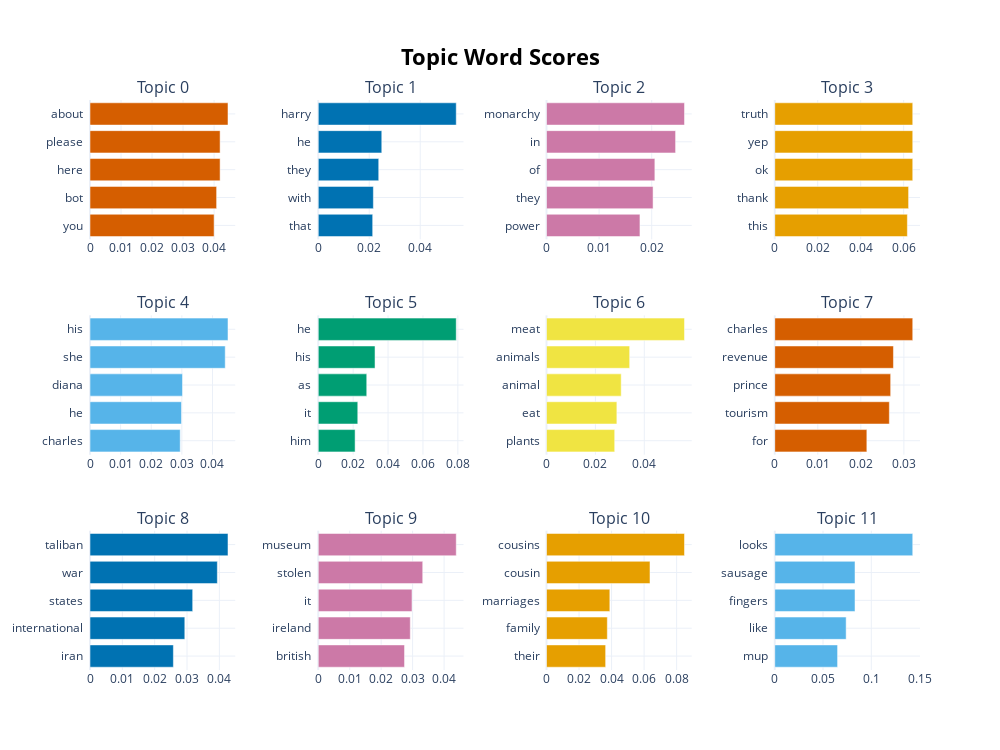

This figure's notebook cell:
### Markdown cell above
# visualizing words

### Code cell
BERTopic_model.visualize_barchart(top_n_topics=12)

### Figure 1 — Plotly figure (JSON) as saved in the notebook; plotly's stock layout.template omitted (floating-point values rounded to 4 significant figures)
{"data": [{"marker": {"color": "#D55E00"}, "orientation": "h", "type": "bar", "x": [0.04001, 0.04081, 0.04194, 0.04194, 0.04448], "xaxis": "x", "y": ["you  ", "bot  ", "here  ", "please  ", "about  "], "yaxis": "y"}, {"marker": {"color": "#0072B2"}, "orientation": "h", "type": "bar", "x": [0.02135, 0.02162, 0.02372, 0.02492, 0.05413], "xaxis": "x2", "y": ["that  ", "with  ", "they  ", "he  ", "harry  "], "yaxis": "y2"}, {"marker": {"color": "#CC79A7"}, "orientation": "h", "type": "bar", "x": [0.01776, 0.02026, 0.0206, 0.02454, 0.02623], "xaxis": "x3", "y": ["power  ", "they  ", "of  ", "in  ", "monarchy  "], "yaxis": "y3"}, {"marker": {"color": "#E69F00"}, "orientation": "h", "type": "bar", "x": [0.06173, 0.0623, 0.06423, 0.06423, 0.06423], "xaxis": "x4", "y": ["this  ", "thank  ", "ok  ", "yep  ", "truth  "], "yaxis": "y4"}, {"marker": {"color": "#56B4E9"}, "orientation": "h", "type": "bar", "x": [0.02947, 0.02988, 0.03021, 0.04416, 0.04506], "xaxis": "x5", "y": ["charles  ", "he  ", "diana  ", "she  ", "his  "], "yaxis": "y5"}, {"marker": {"color": "#009E73"}, "orientation": "h", "type": "bar", "x": [0.02111, 0.02264, 0.02778, 0.03253, 0.07906], "xaxis": "x6", "y": ["him  ", "it  ", "as  ", "his  ", "he  "], "yaxis": "y6"}, {"marker": {"color": "#F0E442"}, "orientation": "h", "type": "bar", "x": [0.0279, 0.02879, 0.03056, 0.03402, 0.05645], "xaxis": "x7", "y": ["plants  ", "eat  ", "animal  ", "animals  ", "meat  "], "yaxis": "y7"}, {"marker": {"color": "#D55E00"}, "orientation": "h", "type": "bar", "x": [0.0214, 0.02662, 0.02693, 0.02757, 0.03205], "xaxis": "x8", "y": ["for  ", "tourism  ", "prince  ", "revenue  ", "charles  "], "yaxis": "y8"}, {"marker": {"color": "#0072B2"}, "orientation": "h", "type": "bar", "x": [0.02578, 0.02931, 0.03175, 0.03938, 0.04267], "xaxis": "x9", "y": ["iran  ", "international  ", "states  ", "war  ", "taliban  "], "yaxis": "y9"}, {"marker": {"color": "#CC79A7"}, "orientation": "h", "type": "bar", "x": [0.02743, 0.02926, 0.0298, 0.03321, 0.04387], "xaxis": "x10", "y": ["british  ", "ireland  ", "it  ", "stolen  ", "museum  "], "yaxis": "y10"}, {"marker": {"color": "#E69F00"}, "orientation": "h", "type": "bar", "x": [0.03635, 0.03739, 0.03893, 0.06362, 0.08482], "xaxis": "x11", "y": ["their  ", "family  ", "marriages  ", "cousin  ", "cousins  "], "yaxis": "y11"}, {"marker": {"color": "#56B4E9"}, "orientation": "h", "type": "bar", "x": [0.06507, 0.07395, 0.08313, 0.08313, 0.1429], "xaxis": "x12", "y": ["mup  ", "like  ", "fingers  ", "sausage  ", "looks  "], "yaxis": "y12"}], "layout": {"annotations": [{"font": {"size": 16}, "showarrow": false, "text": "Topic 0", "x": 0.0875, "xanchor": "center", "xref": "paper", "y": 1, "yanchor": "bottom", "yref": "paper"}, {"font": {"size": 16}, "showarrow": false, "text": "Topic 1", "x": 0.3625, "xanchor": "center", "xref": "paper", "y": 1, "yanchor": "bottom", "yref": "paper"}, {"font": {"size": 16}, "showarrow": false, "text": "Topic 2", "x": 0.6375, "xanchor": "center", "xref": "paper", "y": 1, "yanchor": "bottom", "yref": "paper"}, {"font": {"size": 16}, "showarrow": false, "text": "Topic 3", "x": 0.9125, "xanchor": "center", "xref": "paper", "y": 1, "yanchor": "bottom", "yref": "paper"}, {"font": {"size": 16}, "showarrow": false, "text": "Topic 4", "x": 0.0875, "xanchor": "center", "xref": "paper", "y": 0.6222, "yanchor": "bottom", "yref": "paper"}, {"font": {"size": 16}, "showarrow": false, "text": "Topic 5", "x": 0.3625, "xanchor": "center", "xref": "paper", "y": 0.6222, "yanchor": "bottom", "yref": "paper"}, {"font": {"size": 16}, "showarrow": false, "text": "Topic 6", "x": 0.6375, "xanchor": "center", "xref": "paper", "y": 0.6222, "yanchor": "bottom", "yref": "paper"}, {"font": {"size": 16}, "showarrow": false, "text": "Topic 7", "x": 0.9125, "xanchor": "center", "xref": "paper", "y": 0.6222, "yanchor": "bottom", "yref": "paper"}, {"font": {"size": 16}, "showarrow": false, "text": "Topic 8", "x": 0.0875, "xanchor": "center", "xref": "paper", "y": 0.2444, "yanchor": "bottom", "yref": "paper"}, {"font": {"size": 16}, "showarrow": false, "text": "Topic 9", "x": 0.3625, "xanchor": "center", "xref": "paper", "y": 0.2444, "yanchor": "bottom", "yref": "paper"}, {"font": {"size": 16}, "showarrow": false, "text": "Topic 10", "x": 0.6375, "xanchor": "center", "xref": "paper", "y": 0.2444, "yanchor": "bottom", "yref": "paper"}, {"font": {"size": 16}, "showarrow": false, "text": "Topic 11", "x": 0.9125, "xanchor": "center", "xref": "paper", "y": 0.2444, "yanchor": "bottom", "yref": "paper"}], "height": 750, "hoverlabel": {"bgcolor": "white", "font": {"family": "Rockwell", "size": 16}}, "showlegend": false, "title": {"font": {"color": "Black", "size": 22}, "text": "<b>Topic Word Scores", "x": 0.5, "xanchor": "center", "yanchor": "top"}, "width": 1000, "xaxis": {"anchor": "y", "autorange": true, "domain": [0, 0.175], "range": [0, 0.04682], "showgrid": true, "type": "linear"}, "xaxis10": {"anchor": "y10", "autorange": true, "domain": [0.275, 0.45], "range": [0, 0.04617], "showgrid": true, "type": "linear"}, "xaxis11": {"anchor": "y11", "autorange": true, "domain": [0.55, 0.725], "range": [0, 0.08929], "showgrid": true, "type": "linear"}, "xaxis12": {"anchor": "y12", "autorange": true, "domain": [0.825, 1], "range": [0, 0.1504], "showgrid": true, "type": "linear"}, "xaxis2": {"anchor": "y2", "autorange": true, "domain": [0.275, 0.45], "range": [0, 0.05698], "showgrid": true, "type": "linear"}, "xaxis3": {"anchor": "y3", "autorange": true, "domain": [0.55, 0.725], "range": [0, 0.02761], "showgrid": true, "type": "linear"}, "xaxis4": {"anchor": "y4", "autorange": true, "domain": [0.825, 1], "range": [0, 0.06761], "showgrid": true, "type": "linear"}, "xaxis5": {"anchor": "y5", "autorange": true, "domain": [0, 0.175], "range": [0, 0.04744], "showgrid": true, "type": "linear"}, "xaxis6": {"anchor": "y6", "autorange": true, "domain": [0.275, 0.45], "range": [0, 0.08322], "showgrid": true, "type": "linear"}, "xaxis7": {"anchor": "y7", "autorange": true, "domain": [0.55, 0.725], "range": [0, 0.05942], "showgrid": true, "type": "linear"}, "xaxis8": {"anchor": "y8", "autorange": true, "domain": [0.825, 1], "range": [0, 0.03374], "showgrid": true, "type": "linear"}, "xaxis9": {"anchor": "y9", "autorange": true, "domain": [0, 0.175], "range": [0, 0.04491], "showgrid": true, "type": "linear"}, "yaxis": {"anchor": "x", "autorange": true, "domain": [0.7556, 1], "range": [-0.5, 4.5], "showgrid": true, "type": "category"}, "yaxis10": {"anchor": "x10", "autorange": true, "domain": [0, 0.2444], "range": [-0.5, 4.5], "showgrid": true, "type": "category"}, "yaxis11": {"anchor": "x11", "autorange": true, "domain": [0, 0.2444], "range": [-0.5, 4.5], "showgrid": true, "type": "category"}, "yaxis12": {"anchor": "x12", "autorange": true, "domain": [0, 0.2444], "range": [-0.5, 4.5], "showgrid": true, "type": "category"}, "yaxis2": {"anchor": "x2", "autorange": true, "domain": [0.7556, 1], "range": [-0.5, 4.5], "showgrid": true, "type": "category"}, "yaxis3": {"anchor": "x3", "autorange": true, "domain": [0.7556, 1], "range": [-0.5, 4.5], "showgrid": true, "type": "category"}, "yaxis4": {"anchor": "x4", "autorange": true, "domain": [0.7556, 1], "range": [-0.5, 4.5], "showgrid": true, "type": "category"}, "yaxis5": {"anchor": "x5", "autorange": true, "domain": [0.3778, 0.6222], "range": [-0.5, 4.5], "showgrid": true, "type": "category"}, "yaxis6": {"anchor": "x6", "autorange": true, "domain": [0.3778, 0.6222], "range": [-0.5, 4.5], "showgrid": true, "type": "category"}, "yaxis7": {"anchor": "x7", "autorange": true, "domain": [0.3778, 0.6222], "range": [-0.5, 4.5], "showgrid": true, "type": "category"}, "yaxis8": {"anchor": "x8", "autorange": true, "domain": [0.3778, 0.6222], "range": [-0.5, 4.5], "showgrid": true, "type": "category"}, "yaxis9": {"anchor": "x9", "autorange": true, "domain": [0, 0.2444], "range": [-0.5, 4.5], "showgrid": true, "type": "category"}}}
